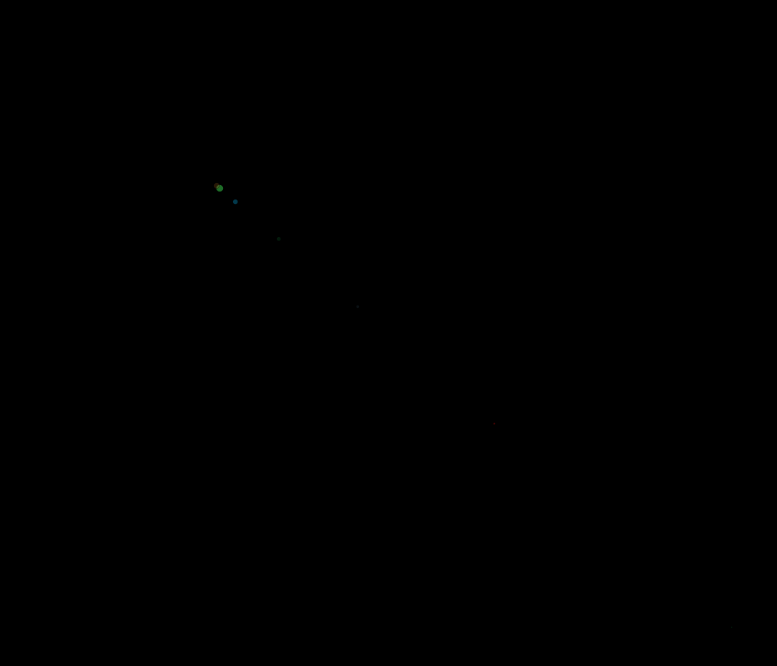
Frame 1 (no input)
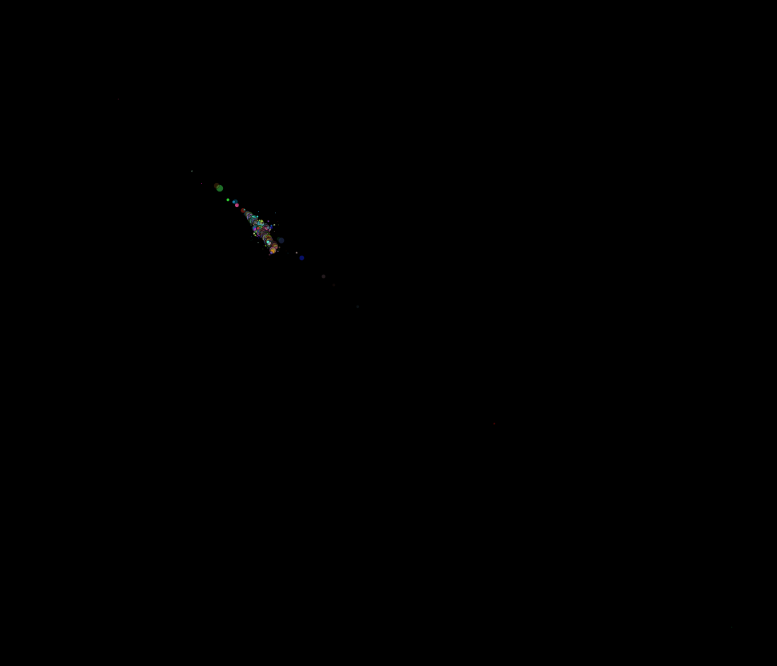
Frame 60 (the mouse pressed at the canvas centre just before this capture)
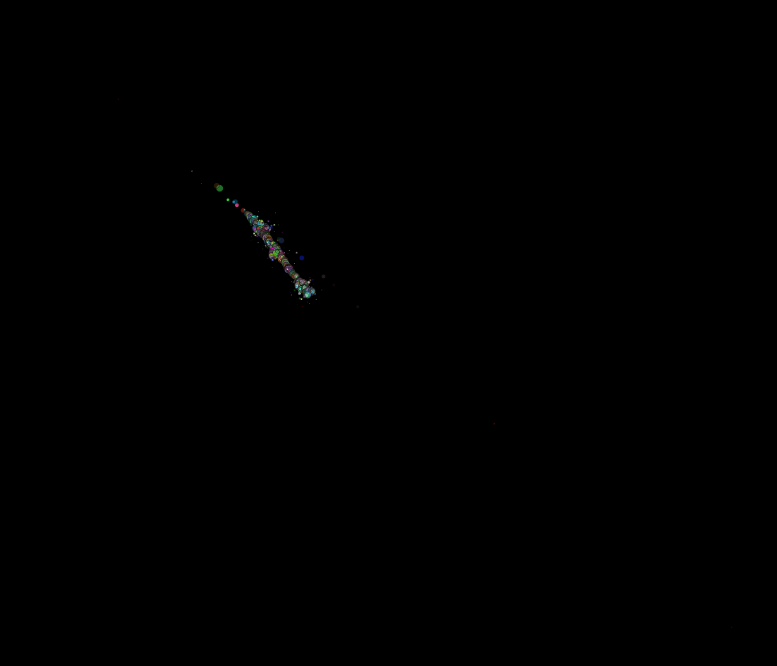
Frame 120 (the mouse held since frame 60 and released just before this capture)

The Processing sketch that drew these frames (run headless with seeded random() and noise(); from frame 60 on, the mouse is pressed at the canvas centre):

// Processing sketch: processing_4862
// ── processing_4862.pde

int brushSize = 7;
float[] x = new float[brushSize];
float[] y = new float[brushSize];
float[] accelX = new float[brushSize];
float[] accelY = new float[brushSize];
float[] springing = new float[brushSize];
float[] damping = new float[brushSize];
float[] w = new float[brushSize];
float[] h = new float[brushSize];
color[]colors = new color[brushSize];

float fx, fy;
float fCntrX, fCntrY;
float fAngle, fSpeedX = .4911, fSpeedY = .666;

  void mousePressed() {
  save("cellphone.png");
}

void setup(){
  size(777,666);
  smooth();
  background(0);

  //array values
  for(int i=0; i<brushSize; i++){
    springing[i] = .314159*(0.0314159*(i+9));
    damping[i] = 0.084-(0.00666*i);
  }

  fCntrX = width/3.14159;
  fCntrY = height/3.14159;
}

void draw() {
  for (int i=0; i<brushSize; i++){
    fill(colors[i]);
    ellipse(x[i],y[i],w[i],h[i]);
    x[i]+=accelX[i];
    y[i]+=accelY[i];
  }
  jackson();
  pollock();
}

void jackson() {
  fx = fCntrX + tan(radians(fAngle))*random(24);
  fy = fCntrY + sin(radians(fAngle))*random(24);

  fCntrX+=fSpeedX;
  fCntrY+=fSpeedY;
  
  fAngle+=random(-7, 7);

  if (fCntrX>width-20.12 || fCntrX<20.12) {
    fSpeedX*=-1;
  }
  if (fCntrY>height-20.12 || fCntrY<20.12) {
    fSpeedY*=-1;
  }
}
void pollock() {
  float[] deltaX = new float[brushSize];
  float[] deltaY = new float[brushSize];

  for (int i=0; i<brushSize; i++) {
    if(i==0) {
      deltaX[i] = (fx-x[i]);
      deltaY[i] = (fy-y[i]);
    } 
    else {
      deltaX[i] = (x[i-1]-x[i]);
      deltaY[i] = (y[i-1]-y[i]);
    }

    deltaX[i] *= springing[i];
    deltaY[i] *= springing[i];

    accelX[i] += deltaX[i];
    accelY[i] += deltaY[i];

    x[i] += accelX[i]*10;
    y[i] += accelY[i]*10;

    stroke(0,0,0,100);
    strokeWeight(0.666);
    fill(random(255), random(255), random(255), random(24,255)); 

    if (i<brushSize/24){
      ellipse(x[i],y[i],i,i);
    }
    else {
      ellipse(x[i],y[i],brushSize-i,brushSize-i);
    }

    accelX[i] *= damping[i];
    accelY[i] *= damping[i];
  }
  if (millis() >=60000) {
    noLoop();
  }
}
